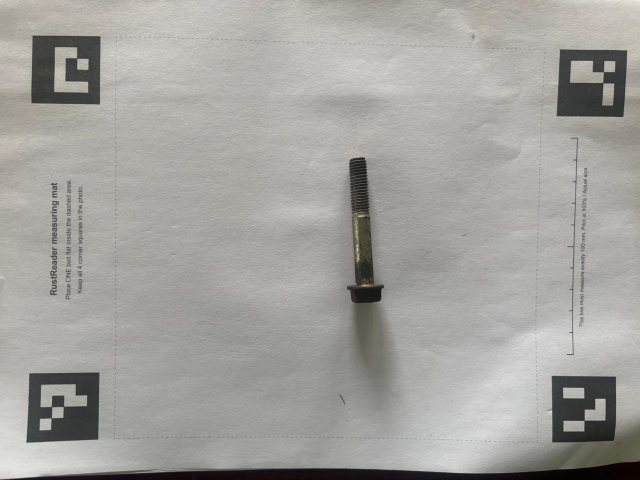
#> input picture samples/WhatsApp Image 2026-10-27 at 09.17.58 (1).jpeg, 1280 x 960 px (shown at 1/2 size)
$ python -i segmentation.py   (imports and definitions only)
#> lines starting #> are read from the running program, lines starting #| are printed output that depends on the picture
"""
Finds the fastener(s) lying on the white work area of the straightened mat.

Rusted steel is either darker than the paper or clearly orange/brown, so an
object pixel is anything noticeably darker than the local paper colour OR
strongly coloured. Comparing against the LOCAL paper colour (not one fixed
threshold) keeps uneven lighting and soft shadows from fooling us.
"""
import cv2
import numpy as np

from vision import mat_layout

DARKER_THAN_PAPER_BY = 45          # grey levels, minimum
SHADOW_REJECT_FRACTION = 0.52      # must be darker than paper by this share of paper brightness;
                                   # soft shadows only dim paper by ~20-40%, steel by 60%+
MINIMUM_RUST_SATURATION = 70       # HSV saturation (0-255)
MINIMUM_OBJECT_AREA_MM2 = 15.0
EDGE_GROW_MM = 0.8
BORDER_INSET_MM = 3.0              # skip the dashed outline printed on the mat


def estimate_paper_background(gray_image):
    """Brightness the paper WOULD have at every pixel, ignoring small objects.
    A large median filter on a shrunken copy removes bolts but keeps lighting."""
    shrink_factor = 8
    small = cv2.resize(gray_image, None, fx=1 / shrink_factor, fy=1 / shrink_factor,
                       interpolation=cv2.INTER_AREA)
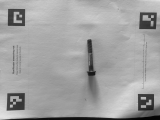
#> small: shape (120, 160); min 2, max 226, mean 161.7
    small_background = cv2.medianBlur(small, 51)
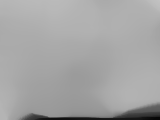
#> small_background: shape (120, 160); min 7, max 195, mean 164.4
    return cv2.resize(small_background, (gray_image.shape[1], gray_image.shape[0]),
                      interpolation=cv2.INTER_LINEAR)


# [61 lines left out: functions grow_core_to_true_edge, build_object_mask, find_fastener_contours, not called in this run]

>>> import cv2
>>> picture = cv2.imread('../samples/WhatsApp Image 2026-10-27 at 09.17.58 (1).jpeg', cv2.IMREAD_GRAYSCALE)
>>> result = estimate_paper_background(picture)

$ run again, on samples/WhatsApp Image 2026-10-27 at 09.17.58 (3).jpeg
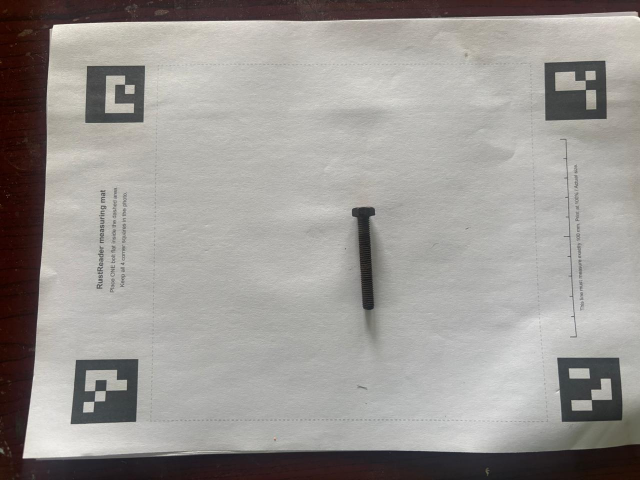
#> input picture samples/WhatsApp Image 2026-10-27 at 09.17.58 (3).jpeg, 1280 x 960 px (shown at 1/2 size)
#> in estimate_paper_background, `small = cv2.resize(gray_image, None, fx=1 / shrink_factor, fy=1 / shri..`:
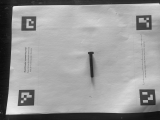
#> small: shape (120, 160); min 11, max 236, mean 152.9
#> in estimate_paper_background, `small_background = cv2.medianBlur(small, 51)`:
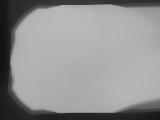
#> small_background: shape (120, 160); min 16, max 185, mean 145.9
